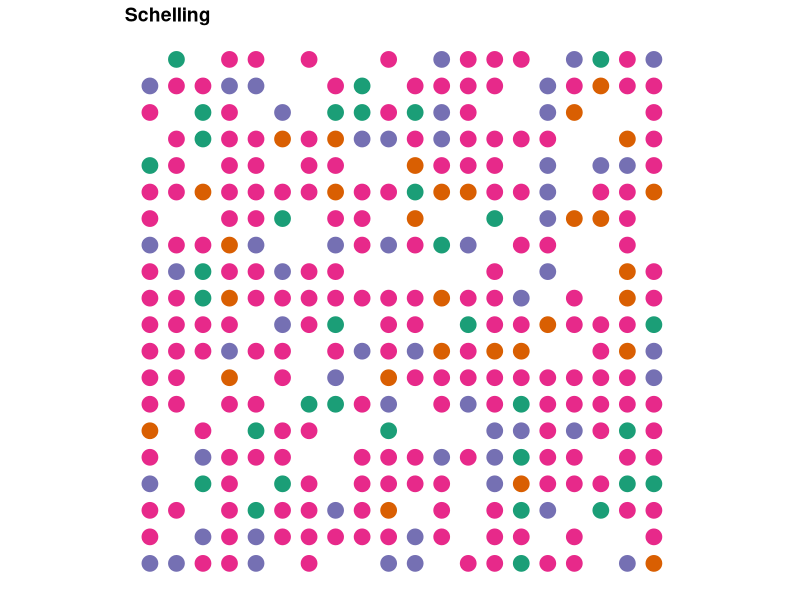

Generate this figure with R: (Note: a time limit stopped this script after it produced the figure.)
#Schelling Segregation Model with uneven preferences (wrapped)
# Casts a wrapped universe with variable dimensions, number of races, pct empty, and dominant race share
# Iterates allowing the majority and minority races to have different preferences for neighbor homogeneity
# Unsatisfied agents move to nearest available cell
# Based on David Zimmerman's example at: https://www.r-bloggers.com/agent-based-modelling-with-data-table-or-how-to-model-urban-migration-with-r/

initiateSchelling_wrapped <- function(dimensions = c(10, 10), n_races = 4, perc_empty = 0.2, perc_maj = .75){
  require(data.table)
  # create "races" based on colors
  dims <<- dimensions
  races <<- colours()[1:n_races]
  min_races <- races[2:length(races)]
  
  # get number of homes (equal to number of cells)
  n_homes = prod(dimensions)
  # calculates the number of agents (cells minus the percent of empty homes)
  count_agents <- floor(n_homes * (1 - perc_empty))
  
  # the characteristics that a home can have -- either empty or a particular race
  races <- c("empty", races)
  # the probabilities of a home having each characteristic
  probabilities <- c(perc_empty, 
                     (1-perc_empty)*perc_maj, 
                     rep((1 - perc_empty - (1-perc_empty)*perc_maj)/(n_races-1), times = n_races-1)
  )
  
  # creates the global schelling data.table
  schelling <<- data.table(id = 1:prod(dimensions),
                           x = rep(1:dimensions[1], 
                                   dimensions[2]),
                           y = rep(1:dimensions[2], 
                                   each = dimensions[1]),
                           race = sample(x = races, 
                                         size = n_homes, 
                                         prob = probabilities,
                                         replace = TRUE),
                           # used to find the satisfaction of each home
                           unsatisfied = rep(NA, prod(dimensions)))
}

plotSchelling <- function(title){
  require(data.table)
  require(ggplot2)
  require(RColorBrewer)
  # get races to get the right number of colors
  races <- unique(schelling$race)
  
  # find the dimensions of the grid to get the best dot size
  dims <- c(max(schelling$x), max(schelling$y))
  
  # create colors
  # check if there are 3 or fewer races, 
  # this would create issues with brewer.pal 
  # RColorBrewer otherwise
  if (length(races) <= 3) {
    colors <- brewer.pal(3, "Dark2")
  } else {
    colors <- brewer.pal(length(races), "Dark2")
  }
  
  # plot the graph  
  p <- ggplot(data = schelling[race != "empty"], 
              aes(x = x, y = y, color = race)) + 
    # resize dots to grid
    geom_point(size = 100/sqrt(prod(dims))) +  
    scale_colour_manual(values = colors) + 
    # theme: mostly blank
    theme_bw() + 
    theme(axis.line = element_blank(),
          axis.text.x = element_blank(),
          axis.text.y = element_blank(),
          axis.ticks = element_blank(),
          axis.title.x = element_blank(),
          axis.title.y = element_blank(),
          legend.position = "none",
          panel.background = element_blank(),
          panel.border = element_blank(),
          panel.grid.major = element_blank(),
          panel.grid.minor = element_blank(),
          plot.background = element_blank(),
          plot.title = element_text(lineheight=3, 
                                    face="bold", 
                                    color="black", 
                                    size=14)) +
    # fix axes to avoid distortion in the picture
    coord_fixed(ratio = 1) + 
    # add the title
    ggtitle(title)
  
  return(p)
}

iterate_wrapped_nearest <- function(n = 10, dom_sim_threshold = .9, min_sim_threshold = .1){
  require(data.table)
  # subfunction that checks for a given x and y value if the agent is 
  # unsatisfied (returns TRUE or FALSE)
  is.unsatisfied_wrapped <- function(x_value, y_value, 
                                     dom_sim_threshold = dom_sim_threshold,
                                     min_sim_threshold = min_sim_threshold){
    # gets the race and id for the agent
    cur_race <- schelling[x == x_value & y == y_value, race]
    cur_id <- schelling[x == x_value & y == y_value, id]
    
    #sub-subfunction to identify agent's neighbors
    select.neighbors <- function(dimensions){
      
      #Identify coordinates of neighbors (adjusts wrapping based on position of agent)
      neighbors <- as.data.frame(matrix(NA, nrow = 8, ncol = 2))
      if(x_value == 1 & y_value == 1){
        neighbors[1,] <- schelling[x == dimensions[1] & y == y_value+1, 2:3]
        neighbors[2,] <- schelling[x == x_value & y == y_value+1, 2:3]
        neighbors[3,] <- schelling[x == x_value+1 & y == y_value+1, 2:3]
        neighbors[4,] <- schelling[x == dimensions[1] & y == y_value, 2:3]
        neighbors[5,] <- schelling[x == x_value+1 & y == y_value, 2:3]
        neighbors[6,] <- schelling[x == dimensions[1] & y == dimensions[2], 2:3]
        neighbors[7,] <- schelling[x == x_value & y == dimensions[2], 2:3]
        neighbors[8,] <- schelling[x == x_value+1 & y == dimensions[2], 2:3]
      }
      if(x_value == 1 & y_value %in% c(2:(dimensions[2]-1))){
        neighbors[1,] <- schelling[x == dimensions[1] & y == y_value+1, 2:3]
        neighbors[2,] <- schelling[x == x_value & y == y_value+1, 2:3]
        neighbors[3,] <- schelling[x == x_value+1 & y == y_value+1, 2:3]
        neighbors[4,] <- schelling[x == dimensions[1] & y == y_value, 2:3]
        neighbors[5,] <- schelling[x == x_value+1 & y == y_value, 2:3]
        neighbors[6,] <- schelling[x == dimensions[1] & y == y_value-1, 2:3]
        neighbors[7,] <- schelling[x == x_value & y == y_value-1, 2:3]
        neighbors[8,] <- schelling[x == x_value+1 & y == y_value-1, 2:3]
      }
      if(x_value == 1 & y_value == dimensions[2]){
        neighbors[1,] <- schelling[x == dimensions[1] & y == 1, 2:3]
        neighbors[2,] <- schelling[x == x_value & y == 1, 2:3]
        neighbors[3,] <- schelling[x == x_value+1 & y == 1, 2:3]
        neighbors[4,] <- schelling[x == dimensions[1] & y == y_value, 2:3]
        neighbors[5,] <- schelling[x == x_value+1 & y == y_value, 2:3]
        neighbors[6,] <- schelling[x == dimensions[1] & y == y_value-1, 2:3]
        neighbors[7,] <- schelling[x == x_value & y == y_value-1, 2:3]
        neighbors[8,] <- schelling[x == x_value+1 & y == y_value-1, 2:3]
      }
      if(x_value %in% c(2:(dimensions[1]-1)) & y_value == 1){
        neighbors[1,] <- schelling[x == x_value-1 & y == y_value+1, 2:3]
        neighbors[2,] <- schelling[x == x_value & y == y_value+1, 2:3]
        neighbors[3,] <- schelling[x == x_value+1 & y == y_value+1, 2:3]
        neighbors[4,] <- schelling[x == x_value-1 & y == y_value, 2:3]
        neighbors[5,] <- schelling[x == x_value+1 & y == y_value, 2:3]
        neighbors[6,] <- schelling[x == x_value-1 & y == dimensions[2], 2:3]
        neighbors[7,] <- schelling[x == x_value & y == dimensions[2], 2:3]
        neighbors[8,] <- schelling[x == x_value+1 & y == dimensions[2], 2:3]
      }
      if(x_value %in% c(2:(dimensions[1]-1)) & y_value %in% c(2:(dimensions[2]-1))){
        neighbors[1,] <- schelling[x == x_value-1 & y == y_value+1, 2:3]
        neighbors[2,] <- schelling[x == x_value & y == y_value+1, 2:3]
        neighbors[3,] <- schelling[x == x_value+1 & y == y_value+1, 2:3]
        neighbors[4,] <- schelling[x == x_value-1 & y == y_value, 2:3]
        neighbors[5,] <- schelling[x == x_value+1 & y == y_value, 2:3]
        neighbors[6,] <- schelling[x == x_value-1 & y == y_value-1, 2:3]
        neighbors[7,] <- schelling[x == x_value & y == y_value-1, 2:3]
        neighbors[8,] <- schelling[x == x_value+1 & y == y_value-1, 2:3] 
      }
      if(x_value %in% c(2:(dimensions[1]-1)) & y_value == dimensions[2]){
        neighbors[1,] <- schelling[x == x_value-1 & y == 1, 2:3]
        neighbors[2,] <- schelling[x == x_value & y == 1, 2:3]
        neighbors[3,] <- schelling[x == x_value+1 & y == 1, 2:3]
        neighbors[4,] <- schelling[x == x_value-1 & y == y_value, 2:3]
        neighbors[5,] <- schelling[x == x_value+1 & y == y_value, 2:3]
        neighbors[6,] <- schelling[x == x_value-1 & y == y_value-1, 2:3]
        neighbors[7,] <- schelling[x == x_value & y == y_value-1, 2:3]
        neighbors[8,] <- schelling[x == x_value+1 & y == y_value-1, 2:3]
      }
      if(x_value == dimensions[1] & y_value == 1){
        neighbors[1,] <- schelling[x == x_value-1 & y == y_value+1, 2:3]
        neighbors[2,] <- schelling[x == x_value & y == y_value+1, 2:3]
        neighbors[3,] <- schelling[x == 1 & y == y_value+1, 2:3]
        neighbors[4,] <- schelling[x == x_value-1 & y == y_value, 2:3]
        neighbors[5,] <- schelling[x == 1 & y == y_value, 2:3]
        neighbors[6,] <- schelling[x == x_value-1 & y == dimensions[2], 2:3]
        neighbors[7,] <- schelling[x == x_value & y == dimensions[2], 2:3]
        neighbors[8,] <- schelling[x == 1 & y == dimensions[2], 2:3]
      }
      if(x_value == dimensions[1] & y_value %in% c(2:(dimensions[2]-1))){
        neighbors[1,] <- schelling[x == x_value-1 & y == y_value+1, 2:3]
        neighbors[2,] <- schelling[x == x_value & y == y_value+1, 2:3]
        neighbors[3,] <- schelling[x == 1 & y == y_value+1, 2:3]
        neighbors[4,] <- schelling[x == x_value-1 & y == y_value, 2:3]
        neighbors[5,] <- schelling[x == 1 & y == y_value, 2:3]
        neighbors[6,] <- schelling[x == x_value-1 & y == y_value-1, 2:3]
        neighbors[7,] <- schelling[x == x_value & y == y_value-1, 2:3]
        neighbors[8,] <- schelling[x == 1 & y == y_value-1, 2:3]
      }
      if(x_value == dimensions[1] & y_value == dimensions[2]){
        neighbors[1,] <- schelling[x == x_value-1 & y == 1, 2:3]
        neighbors[2,] <- schelling[x == x_value & y == 1, 2:3]
        neighbors[3,] <- schelling[x == 1 & y == 1, 2:3]
        neighbors[4,] <- schelling[x == x_value-1 & y == y_value, 2:3]
        neighbors[5,] <- schelling[x == 1 & y == y_value, 2:3]
        neighbors[6,] <- schelling[x == x_value-1 & y == y_value-1, 2:3]
        neighbors[7,] <- schelling[x == x_value & y == y_value-1, 2:3]
        neighbors[8,] <- schelling[x == 1 & y == y_value-1, 2:3]
      }
      names(neighbors) <- c("x","y")
      
      ids <- schelling[x %in% neighbors$x & y %in% neighbors$y, id]
      
      return(ids)
    }
    # checks if the home is empty
    if (cur_race == "empty"){
      return(FALSE) # empty houses can't be unsatisfied
    }else{
      neighbor.ids <- select.neighbors(dimensions = dims)
      
      # counts simliar neighbors
      count_similar <- sum(schelling[id %in% neighbor.ids, 
                                     id != cur_id &
                                       race == cur_race])
      # counts different neighbors
      count_different <- sum(schelling[id %in% neighbor.ids, 
                                       id != cur_id &
                                         race != cur_race & 
                                         race != "empty"])
      
      # calculates the ratio
      ratio <- count_similar/(count_similar + count_different)
      
      # returns TRUE if the ratio is less than or equal to the threshold
      if(cur_race == races[1]){
        return(ratio <= dom_sim_threshold)
      }else{
        return(ratio <= min_sim_threshold)
      }
    }
  }
  
  # creates a ProgressBar
  pb <- txtProgressBar(min = 0, max = 1, style = 3)
  # and tracks time
  t <- Sys.time()
  
  #sets empty vector of ratios
  ratios.unsatisfied <<- c(NULL)
  
  # iterates
  for (iterate in 1:n){
    # fills the boolean vector "unsatisfied" 
    # indicates if the household is unsatisfied 
    schelling[, unsatisfied := is.unsatisfied_wrapped(x_value = x, 
                                                      y_value = y, 
                                                      dom_sim_threshold = dom_sim_threshold,
                                                      min_sim_threshold = min_sim_threshold),
              by = 1:nrow(schelling)]
    #hacky fix for NAs, which appear to happen when the ratio exactly equals the threshold (and should therefore evaluate to satisfied)
    schelling$unsatisfied[is.na(schelling$unsatisfied)] <- FALSE
    
    ratio.unsatisfied <- sum(schelling$unsatisfied)/nrow(schelling)
    ratios.unsatisfied <<- c(ratios.unsatisfied, ratio.unsatisfied)
    
    # move unsatisfied agents to an empty house
    # find the IDs that are empty where agents can migrate to
    emptyIDs <- schelling[race == "empty", id] # finds the id of empty houses
    
    # finds the origin of the agents moving, 
    usIDs <- schelling[(unsatisfied), id] # origin
    
    # finds available IDs for each household moving
    availIDs <<- sort(c(emptyIDs, usIDs))
    
    #subfunction to find nearest available cell
    find.nearest <- function(cell, avails){
      distance2 <- c(NULL) #cast empty vector to fill with distances to available cells
      for(i in 1:length(avails)){
        #fill distances vector with squared distance (to keep all values positive) between current cell and each available cell
        distance2[i] <- (schelling[id == cell, x] - schelling[id == avails[i], x])^2 + (schelling[id == cell, y] - schelling[id == avails[i], y])^2
      }
      distance2 <- distance2[which(distance2 > 0)] #drop current cell
      min.id <- which.min(replace(distance2, distance2<=0, NA)) #identify id of closest available cell
      availIDs <<- avails[-which(avails == avails[min.id])] #remove that cell from list of available ids
      return(avails[min.id]) #return id
    }
    
    # cast a new data.table showing migration from origin_id to target-id
    transition <- data.table(origin = usIDs, 
                             oldRace = schelling[id %in% usIDs, race])
    transition[, target := find.nearest(cell = origin, avails = availIDs),
               by = 1:nrow(transition)]
    
    # move agents to the new homes
    schelling[id %in% transition$origin]$race = "empty"
    schelling[id %in% transition$target]$race = transition$oldRace
    
    # orders and reset schelling
    schelling <<- schelling[order(id)]
    
    # updates the ProgressBar
    setTxtProgressBar(pb, iterate/n)
  }
  close(pb)
  timedif <- Sys.time() - t
  
  # print out statistics for the calculation time
  print(paste0("Time for calculation in seconds: ", round(timedif, 3), " or: ",
               round(n / as.numeric(timedif), 3), " iterations per second"))
  print(ratios.unsatisfied)
  plotSchelling(title = paste0("Schelling Segregation Model after ", n, " Iterations (Wrapped)"))
}

initiateSchelling_wrapped(dimensions = c(20,20), n_races = 4, perc_maj = .6)
plotSchelling(title = "Schelling")
iterate_wrapped_nearest(dom_sim_threshold = .8, min_sim_threshold = .3)

for(i in 1:length(ratios.unsatisfied)){
  if(i==1){
    plot(-100, -100, xlim=c(1,10), ylim=c(0,1), 
         ylab="Pct Unsatisfied", 
         xlab="Iteration", 
         main = "Percent of Agents Unsatisfied over Time",
         type="n", cex.axis=0.8)
  }else{
    segments(i-1, ratios.unsatisfied[i-1], i, ratios.unsatisfied[i], col="black", lwd=1)
  }
}
